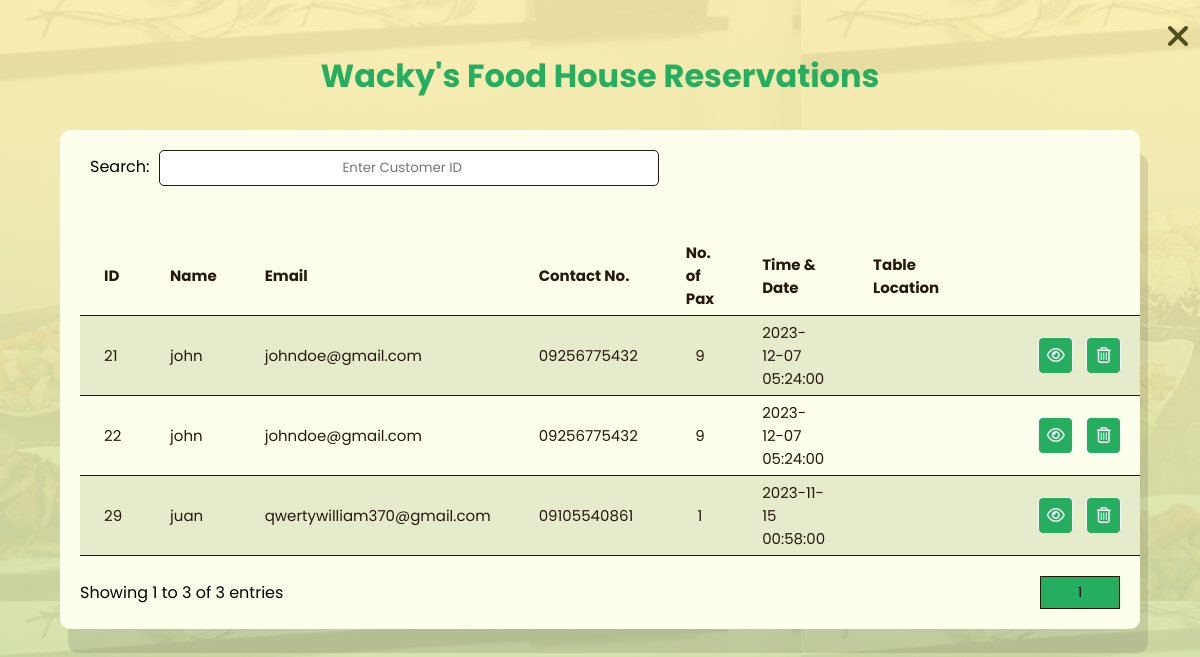
Page /dashboard.php on the committed database.
### tables this page shows
CREATE TABLE `foodhouse_reservation` (
  `id` int(11) NOT NULL,
  `name` varchar(100) NOT NULL,
  `email` varchar(100) NOT NULL,
  `contact_number` varchar(11) NOT NULL,
  `number_of_pax` int(30) NOT NULL,
  `time_and_date` datetime DEFAULT curtime(),
  `table_loc` varchar(20) NOT NULL,
  `table_no` int(100) NOT NULL,
  `notes` text NOT NULL,
  `user_id` int(11) DEFAULT NULL
);

### dashboard.php (the view, shortened to what this page needs)
<?php
require 'dbcon.php';
$records_per_page = 10;
$page = isset($_GET['page']) ? $_GET['page'] : 1;
$start = ($page - 1) * $records_per_page;
$search = isset($_GET['search']) ? $_GET['search'] : '';
$query = "SELECT * FROM foodhouse_reservation WHERE id LIKE '%$search%' ORDER BY id LIMIT $start, $records_per_page";
$query_run = mysqli_query($con, $query);
$total_records = mysqli_fetch_assoc(mysqli_query($con, "SELECT COUNT(*) AS total FROM foodhouse_reservation WHERE id LIKE '%$search%'"))['total'];
$total_pages = ceil($total_records / $records_per_page);
?>
<!DOCTYPE html>
<html lang="en">
    <head>
        <link rel="stylesheet" href="https://cdnjs.cloudflare.com/ajax/libs/font-awesome/6.4.2/css/all.min.css">
        <link rel="stylesheet" href="https://cdn.jsdelivr.net/npm/swiper@11/swiper-bundle.min.css"/>
    <link rel="stylesheet" href="dashboardstyle.css">
</head>
<body>
    <div class="icon-container">
        <a href="admin-main-dashboard.php">
        <i class="fa-solid fa-xmark fa-2xl" style="color: #4e511f;"></i>
        </a>
    </div>
    <h3 class="sub-heading"> Wacky's Food House Reservations </h3>
    <div class="container">
        <header>
            <div class="filterEntries">
                <div class="filter">
                    <label for="search"> Search: </label>
                    <input type="search" id="search" placeholder="Enter Customer ID">
                </div>
            </div>
        </header>
        <table>
            <thead>
                <tr class="heading">
                    <th>ID</th>
                    <th>Name</th>
                    <th>Email</th>
                    <th>Contact No.</th>
                    <th>No. of Pax</th>
                    <th>Time & Date</th>
                    <th>Table Location</th>
                </tr>
            </thead>
            <tbody class="userInfo">
            <?php
                if(mysqli_num_rows($query_run) > 0)
                {
                    foreach($query_run as $customer)
                    {
                        ?>
                        <tr>
                            <td><?= $customer['id']; ?></td>
                            <td><?= $customer['name']; ?></td>
                            <td><?= $customer['email']; ?></td>
                            <td><?= $customer['contact_number']; ?></td>
                            <td><?= $customer['number_of_pax']; ?></td>
                            <td><?= $customer['time_and_date']; ?></td>
                            <td><?= $customer['table_loc']; ?></td>
                            <td>
                            <td>
                                <div class="crudbutton">
                                    <a href="customer-view.php?id=<?= $customer['id']; ?>"><button><i class="fa-regular fa-eye"></i></button></a>
                                    <form action="code.php" method="POST" class="d-inline">
                                        <button type="submit" name="delete_student" value="<?= $customer['id']; ?>" class="crudbuttondelete"><i class="fa-regular fa-trash-can"></i></button>
                                    </form>
                                </div>
                            </td>
                        </tr>
                        <?php
                    }
                }
                else
                {
                    echo "<h5> No Record Found </h5>";
                }
            ?>
            </tbody>
        </table>
        <footer>
            <span class="showEntries">
                Showing <?php echo $start + 1; ?> to <?php echo min($start + $records_per_page, $total_records); ?> of <?php echo $total_records; ?> entries
            </span>
            <div class="pagination">
                <?php
                for ($i = 1; $i <= $total_pages; $i++) {
                    echo "<a href='?page=$i&search=$search'><button ";
                    echo ($page == $i) ? "class='active'" : "";
                    echo ">$i</button></a>";
                }
                ?>
            </div>
        </footer>
    </div>
</body>
</html>

### dashboardstyle.css (style rules this page uses)
:root { --green: #26ae60; --black: #26180f; --light-color: #666666; --box-shadow: 0.5rem 1.5rem rgba(0,0,0,.1); }
* { font-family: 'Poppins', sans-serif; margin: 0; padding: 0; box-sizing: border-box; text-decoration: none; outline: none; border: none; text-transform: none; transition: all .2s linear; }
.sub-heading { text-align: center; color: var(--green); font-size: 2rem; padding-top: 1rem; margin-top: 3%; }
body { justify-content: center; align-items: flex-start; min-height: 100vh; background-image: linear-gradient(rgba(255, 241, 176, 0.9), rgba(204, 226, 172, 0.9)), url(images/Buffet\ Dashboard.jpg); }
.container { padding: 20px; box-shadow: 3px 3px 20px var(10, 72, 232, 0.256); background-color: rgb(253, 255, 237); border-radius: 10px; margin: 60px; margin-top: 30px; overflow-y: auto; table-layout: fixed; box-shadow: var(--box-shadow); }
.container header .filterEntries { display: flex; justify-content: space-between; align-items: center; margin-bottom: 20px; }
.filter label { color: #000000; margin-left: 5px; padding: 5px; }
.filter input { padding: 7px 10px; border: 1px solid var(--black); color: var(--light-color); background: #fff; border-radius: 5px; outline: none; transition: 0.3s; cursor: pointer; width: 500px; text-align: center; margin-bottom: 30px; }
.container table { border-collapse: collapse; text-align: left; }
.container table .heading { background: transparent; color: #000000; font-size: 15px; margin-top: 50px; }
.container table tr th, .container table tr td { text-align: left; padding: 5px 24px; color: var(--black); }
.container table tr td:nth-child(5), .container table tr td:nth-child(7) { text-align: center; }
.container table tr td { border-bottom: 1px solid var(--black); }
.container table tr:first-child td { border-top: 1px solid var(--black); }
.container table tbody tr:nth-child(odd) { background: #e6eccb; }
.container table tr td { font-size: 15px; }
.container table td button { margin: 0 3px; padding: 5px; width: 35px; background-color: var(--green); border: 1px solid; border-radius: 5px; color: #f5f5f7; font-size: 16px; cursor: pointer; pointer-events: auto; outline: none; border: 1px solid; }
.crudbutton { display: flex; gap: 10px; }
.crudbutton button { padding: 3px 3px 3px 3px; margin: 5px; border: none; cursor: pointer; font-size: 14px; width: 68px; background-color: #26ae60; color: #fff; border: 1px solid; border-radius: 5px; }
.crudbutton button[type="submit"] { margin-left: auto; }
.reception-container footer, .container footer { margin-top: 20px; font-size: 16px; display: flex; justify-content: space-between; align-items: center; }
.reception-container footer span, .container footer span { color: #000000; }
footer .pagination button { width: 40px; padding: 5px 0; color: #000000; background: transparent; font-size: 14px; cursor: pointer; pointer-events: auto; outline: none; border: 1px solid var(--black); border-left: none; margin: 0; }
footer .pagination button:first-child { width: 80px; border-left: 1px solid var(--black); pointer-events: none; }
footer .pagination button:last-child { width: 80px; border-right: 1px solid var(--black); }
footer .pagination button:hover, footer .pagination button.active { background: #26ae60; }
.icon-container { position: fixed; right: 0; transform: translateY(-50%); background-color: transparent; padding: 10px; }

### rows in the picture
foodhouse_reservation: id "21", name "john", email "johndoe@gmail.com", contact_number "09256775432", number_of_pax "9", time_and_date "2023-12-07 05:24:00"
foodhouse_reservation: id "22", name "john", email "johndoe@gmail.com", contact_number "09256775432", number_of_pax "9", time_and_date "2023-12-07 05:24:00"
foodhouse_reservation: id "29", name "juan", email "qwertywilliam370@gmail.com", contact_number "09105540861", number_of_pax "1", time_and_date "2023-11-15 00:58:00"

### other values in the picture
$start + 1 "1"
min($start + $records_per_page, $total_records) "3"
$total_records "3"
